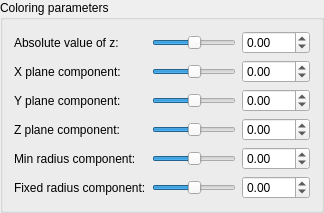
    <widget class="QGroupBox" name="groupBox_4">
     <property name="title">
      <string>Coloring parameters</string>
     </property>
     <layout class="QGridLayout" name="gridLayout_5">
      <item row="0" column="0">
       <layout class="QGridLayout" name="gridLayout_4">
        <item row="4" column="0">
         <widget class="QLabel" name="label_28">
          <property name="text">
           <string>Min radius component:</string>
          </property>
         </widget>
        </item>
        <item row="2" column="0">
         <widget class="QLabel" name="label_26">
          <property name="text">
           <string>Y plane component:</string>
          </property>
         </widget>
        </item>
        <item row="2" column="1">
         <widget class="QSlider" name="slider3_mandelbox_color_y">
          <property name="minimum">
           <number>-500</number>
          </property>
          <property name="maximum">
           <number>500</number>
          </property>
          <property name="singleStep">
           <number>1</number>
          </property>
          <property name="orientation">
           <enum>Qt::Horizontal</enum>
          </property>
         </widget>
        </item>
        <item row="1" column="2">
         <widget class="QDoubleSpinBox" name="spinbox3_mandelbox_color_x">
          <property name="prefix">
           <string/>
          </property>
          <property name="suffix">
           <string/>
          </property>
          <property name="decimals">
           <number>2</number>
          </property>
          <property name="minimum">
           <double>-100.000000000000000</double>
          </property>
          <property name="maximum">
           <double>100.000000000000000</double>
          </property>
          <property name="singleStep">
           <double>0.100000000000000</double>
          </property>
         </widget>
        </item>
        <item row="3" column="2">
         <widget class="QDoubleSpinBox" name="spinbox3_mandelbox_color_z">
          <property name="prefix">
           <string/>
          </property>
          <property name="suffix">
           <string/>
          </property>
          <property name="decimals">
           <number>2</number>
          </property>
          <property name="minimum">
           <double>-100.000000000000000</double>
          </property>
          <property name="maximum">
           <double>100.000000000000000</double>
          </property>
          <property name="singleStep">
           <double>0.100000000000000</double>
          </property>
         </widget>
        </item>
        <item row="1" column="1">
         <widget class="QSlider" name="slider3_mandelbox_color_x">
          <property name="minimum">
           <number>-500</number>
          </property>
          <property name="maximum">
           <number>500</number>
          </property>
          <property name="singleStep">
           <number>1</number>
          </property>
          <property name="orientation">
           <enum>Qt::Horizontal</enum>
          </property>
         </widget>
        </item>
        <item row="1" column="0">
         <widget class="QLabel" name="label_25">
          <property name="text">
           <string>X plane component:</string>
          </property>
         </widget>
        </item>
        <item row="3" column="0">
         <widget class="QLabel" name="label_27">
          <property name="text">
           <string>Z plane component:</string>
          </property>
         </widget>
        </item>
        <item row="0" column="1">
         <widget class="QSlider" name="slider_mandelbox_color_R">
          <property name="minimum">
           <number>-500</number>
          </property>
          <property name="maximum">
           <number>500</number>
          </property>
          <property name="singleStep">
           <number>1</number>
          </property>
          <property name="orientation">
           <enum>Qt::Horizontal</enum>
          </property>
         </widget>
        </item>
        <item row="0" column="2">
         <widget class="QDoubleSpinBox" name="spinbox_mandelbox_color_R">
          <property name="prefix">
           <string/>
          </property>
          <property name="suffix">
           <string/>
          </property>
          <property name="decimals">
           <number>2</number>
          </property>
          <property name="minimum">
           <double>-100.000000000000000</double>
          </property>
          <property name="maximum">
           <double>100.000000000000000</double>
          </property>
          <property name="singleStep">
           <double>0.100000000000000</double>
          </property>
         </widget>
        </item>
        <item row="3" column="1">
         <widget class="QSlider" name="slider3_mandelbox_color_z">
          <property name="minimum">
           <number>-500</number>
          </property>
          <property name="maximum">
           <number>500</number>
          </property>
          <property name="singleStep">
           <number>1</number>
          </property>
          <property name="orientation">
           <enum>Qt::Horizontal</enum>
          </property>
         </widget>
        </item>
        <item row="0" column="0">
         <widget class="QLabel" name="label_24">
          <property name="text">
           <string>Absolute value of z:</string>
          </property>
         </widget>
        </item>
        <item row="2" column="2">
         <widget class="QDoubleSpinBox" name="spinbox3_mandelbox_color_y">
          <property name="prefix">
           <string/>
          </property>
          <property name="suffix">
           <string/>
          </property>
          <property name="decimals">
           <number>2</number>
          </property>
          <property name="minimum">
           <double>-100.000000000000000</double>
          </property>
          <property name="maximum">
           <double>100.000000000000000</double>
          </property>
          <property name="singleStep">
           <double>0.100000000000000</double>
          </property>
         </widget>
        </item>
        <item row="5" column="0">
         <widget class="QLabel" name="label_29">
          <property name="text">
           <string>Fixed radius component:</string>
          </property>
         </widget>
        </item>
        <item row="4" column="1">
         <widget class="QSlider" name="slider_mandelbox_color_Sp1">
          <property name="minimum">
           <number>-500</number>
          </property>
          <property name="maximum">
           <number>500</number>
          </property>
          <property name="singleStep">
           <number>1</number>
          </property>
          <property name="orientation">
           <enum>Qt::Horizontal</enum>
          </property>
         </widget>
        </item>
        <item row="5" column="1">
         <widget class="QSlider" name="slider_mandelbox_color_Sp2">
          <property name="minimum">
           <number>-500</number>
          </property>
          <property name="maximum">
           <number>500</number>
          </property>
          <property name="singleStep">
           <number>1</number>
          </property>
          <property name="orientation">
           <enum>Qt::Horizontal</enum>
          </property>
         </widget>
        </item>
        <item row="4" column="2">
         <widget class="QDoubleSpinBox" name="spinbox_mandelbox_color_Sp1">
          <property name="prefix">
           <string/>
          </property>
          <property name="suffix">
           <string/>
          </property>
          <property name="decimals">
           <number>2</number>
          </property>
          <property name="minimum">
           <double>-100.000000000000000</double>
          </property>
          <property name="maximum">
           <double>100.000000000000000</double>
          </property>
          <property name="singleStep">
           <double>0.100000000000000</double>
          </property>
         </widget>
        </item>
        <item row="5" column="2">
         <widget class="QDoubleSpinBox" name="spinbox_mandelbox_color_Sp2">
          <property name="prefix">
           <string/>
          </property>
          <property name="suffix">
           <string/>
          </property>
          <property name="decimals">
           <number>2</number>
          </property>
          <property name="minimum">
           <double>-100.000000000000000</double>
          </property>
          <property name="maximum">
           <double>100.000000000000000</double>
          </property>
          <property name="singleStep">
           <double>0.100000000000000</double>
          </property>
         </widget>
        </item>
       </layout>
      </item>
     </layout>
    </widget>
